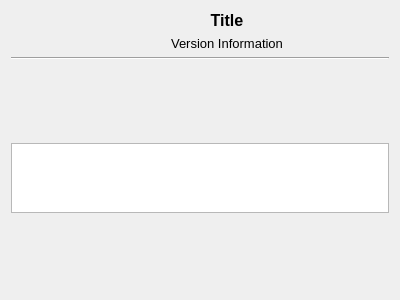
<?xml version="1.0" encoding="UTF-8"?>
<ui version="4.0">
 <class>DialogAboutComponentsWidget</class>
 <widget class="QWidget" name="DialogAboutComponentsWidget">
  <property name="geometry">
   <rect>
    <x>0</x>
    <y>0</y>
    <width>400</width>
    <height>300</height>
   </rect>
  </property>
  <property name="windowTitle">
   <string>Form</string>
  </property>
  <layout class="QVBoxLayout" name="verticalLayout" stretch="0,0,1,0,1">
   <item>
    <layout class="QHBoxLayout" name="horizontalLayout_Header">
     <item>
      <widget class="QLabel" name="label_Logo">
       <property name="maximumSize">
        <size>
         <width>48</width>
         <height>48</height>
        </size>
       </property>
       <property name="text">
        <string notr="true"/>
       </property>
       <property name="pixmap">
        <pixmap resource="../../Resources/RollScript.qrc">:/Application/RollScript.svg</pixmap>
       </property>
       <property name="scaledContents">
        <bool>true</bool>
       </property>
      </widget>
     </item>
     <item>
      <layout class="QVBoxLayout" name="verticalLayout_Header">
       <item>
        <widget class="QLabel" name="label_Title">
         <property name="font">
          <font>
           <pointsize>12</pointsize>
           <bold>true</bold>
          </font>
         </property>
         <property name="text">
          <string>Title</string>
         </property>
         <property name="alignment">
          <set>Qt::AlignmentFlag::AlignCenter</set>
         </property>
        </widget>
       </item>
       <item>
        <widget class="QLabel" name="label_Version">
         <property name="font">
          <font>
           <pointsize>10</pointsize>
          </font>
         </property>
         <property name="text">
          <string notr="true">Version Information</string>
         </property>
         <property name="alignment">
          <set>Qt::AlignmentFlag::AlignHCenter|Qt::AlignmentFlag::AlignTop</set>
         </property>
        </widget>
       </item>
      </layout>
     </item>
    </layout>
   </item>
   <item>
    <widget class="Line" name="line">
     <property name="orientation">
      <enum>Qt::Orientation::Horizontal</enum>
     </property>
    </widget>
   </item>
   <item>
    <spacer name="verticalSpacer_Top">
     <property name="orientation">
      <enum>Qt::Orientation::Vertical</enum>
     </property>
     <property name="sizeHint" stdset="0">
      <size>
       <width>20</width>
       <height>65</height>
      </size>
     </property>
    </spacer>
   </item>
   <item>
    <widget class="QTableWidget" name="tableWidget">
     <property name="focusPolicy">
      <enum>Qt::FocusPolicy::NoFocus</enum>
     </property>
     <property name="sizeAdjustPolicy">
      <enum>QAbstractScrollArea::SizeAdjustPolicy::AdjustToContents</enum>
     </property>
     <property name="editTriggers">
      <set>QAbstractItemView::EditTrigger::NoEditTriggers</set>
     </property>
     <property name="tabKeyNavigation">
      <bool>false</bool>
     </property>
     <property name="showDropIndicator" stdset="0">
      <bool>false</bool>
     </property>
     <property name="dragDropOverwriteMode">
      <bool>false</bool>
     </property>
     <property name="selectionMode">
      <enum>QAbstractItemView::SelectionMode::NoSelection</enum>
     </property>
     <property name="showGrid">
      <bool>false</bool>
     </property>
     <property name="wordWrap">
      <bool>false</bool>
     </property>
     <property name="cornerButtonEnabled">
      <bool>false</bool>
     </property>
     <property name="columnCount">
      <number>2</number>
     </property>
     <property name="supportedDragActions">
      <set>Qt::DropAction::IgnoreAction</set>
     </property>
     <attribute name="horizontalHeaderVisible">
      <bool>false</bool>
     </attribute>
     <attribute name="verticalHeaderVisible">
      <bool>false</bool>
     </attribute>
     <column/>
     <column/>
    </widget>
   </item>
   <item>
    <spacer name="verticalSpacer_Bottom">
     <property name="orientation">
      <enum>Qt::Orientation::Vertical</enum>
     </property>
     <property name="sizeHint" stdset="0">
      <size>
       <width>20</width>
       <height>64</height>
      </size>
     </property>
    </spacer>
   </item>
  </layout>
 </widget>
 <resources>
  <include location="../../Resources/RollScript.qrc"/>
 </resources>
 <connections/>
</ui>
